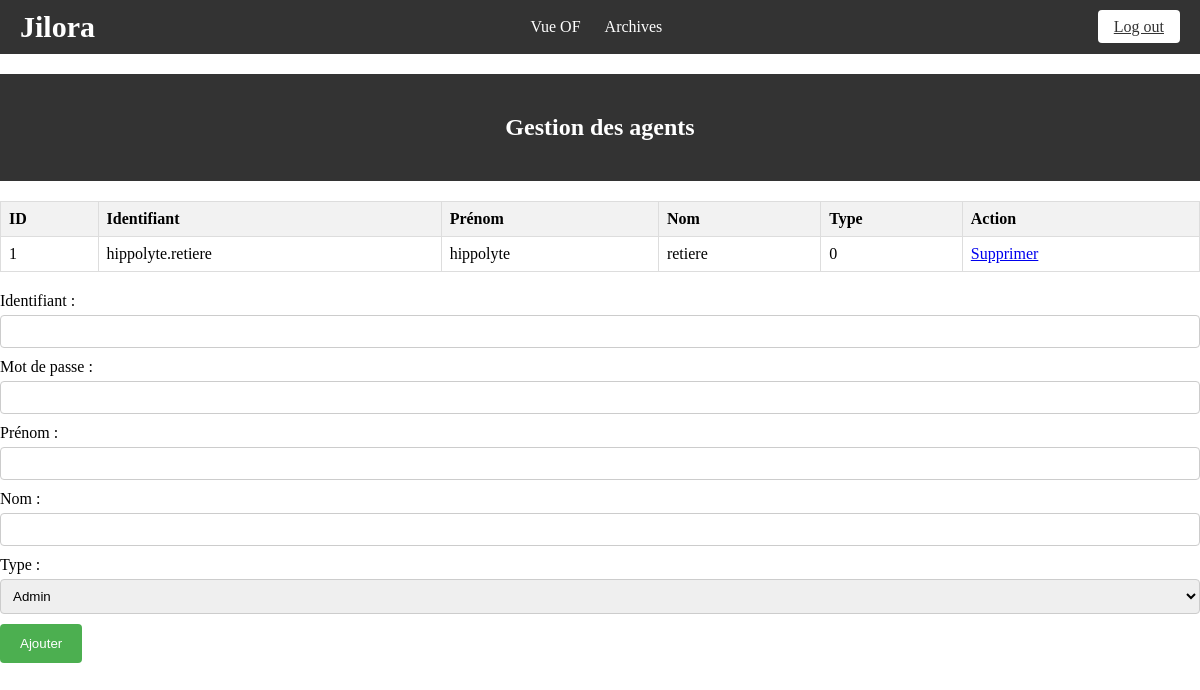
Before: /final/add_user.php with the older database file.
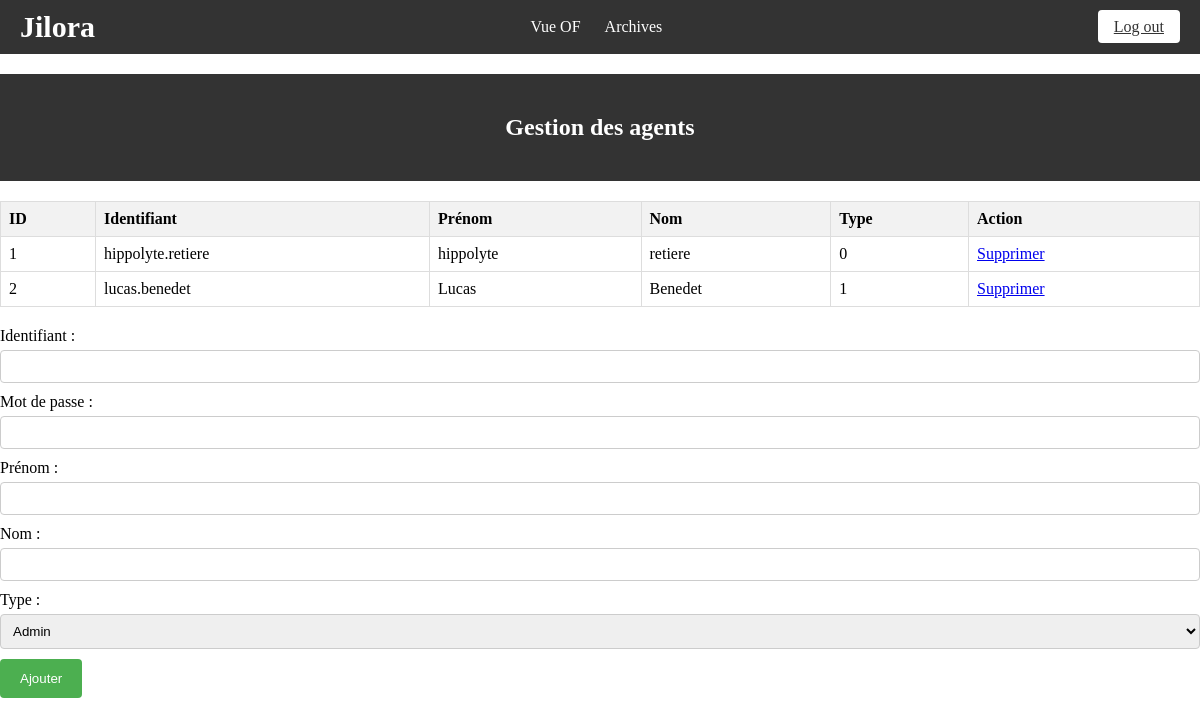
After: the same page with the newer database file.
### tables this page shows
CREATE TABLE IF NOT EXISTS `agent` (
  `id` int(11) NOT NULL AUTO_INCREMENT,
  `identifiant` varchar(255) NOT NULL,
  `mot_de_passe` varchar(255) NOT NULL,
  `prenom` varchar(255) NOT NULL,
  `nom` varchar(255) NOT NULL,
  `type` int(11) NOT NULL,
  PRIMARY KEY (`id`)
);

### final/add_user.php (the view, shortened to what this page needs)
<?php
$host = "localhost";
$dbname = "tai";
$user = "root";
$pwd = "";
$connexion = mysqli_connect($host, $user, $pwd, $dbname);
include_once __DIR__ . '/includes.php';
?>
<!DOCTYPE html>
<html lang="fr">
<head>
    <link rel="stylesheet" href="global.css">
    <link rel="stylesheet" href="add_user.css">
</head>
<body>
<header>
    <h2>Gestion des agents</h2>
</header>
<table>
    <thead>
        <tr>
            <th>ID</th>
            <th>Identifiant</th>
            <th>Prénom</th>
            <th>Nom</th>
            <th>Type</th>
            <th>Action</th>
        </tr>
    </thead>
    <tbody>
        <?php
        $sql_agents = "SELECT * FROM agent";
        $result_agents = mysqli_query($connexion, $sql_agents);
        while ($row = mysqli_fetch_assoc($result_agents)) {
            echo "<tr>";
            echo "<td>" . $row['id'] . "</td>";
            echo "<td>" . $row['identifiant'] . "</td>";
            echo "<td>" . $row['prenom'] . "</td>";
            echo "<td>" . $row['nom'] . "</td>";
            echo "<td>" . $row['type'] . "</td>";
            echo "<td><a href='?supprimer_agent=" . $row['id'] . "'>Supprimer</a></td>";
            echo "</tr>";
        }
        ?>
    </tbody>
</table>
<form action="<?php echo $_SERVER['PHP_SELF']; ?>" method="post">
    <label for="identifiant">Identifiant :</label>
    <input type="text" id="identifiant" name="identifiant" required><br>
    <label for="mot_de_passe">Mot de passe :</label>
    <input type="text" id="mot_de_passe" name="mot_de_passe" required><br>
    <label for="prenom">Prénom :</label>
    <input type="text" id="prenom" name="prenom" required><br>
    <label for="nom">Nom :</label>
    <input type="text" id="nom" name="nom" required><br>
    <label for="type">Type :</label>
    <select id="type" name="type" required>
        <option value="0">Admin</option>
    </select><br>
    <button type="submit">Ajouter</button>
</form>
</body>
</html>

Changed rows visible on the page:
added agent: id "2", identifiant "lucas.benedet", prenom "Lucas", nom "Benedet", type "1"
